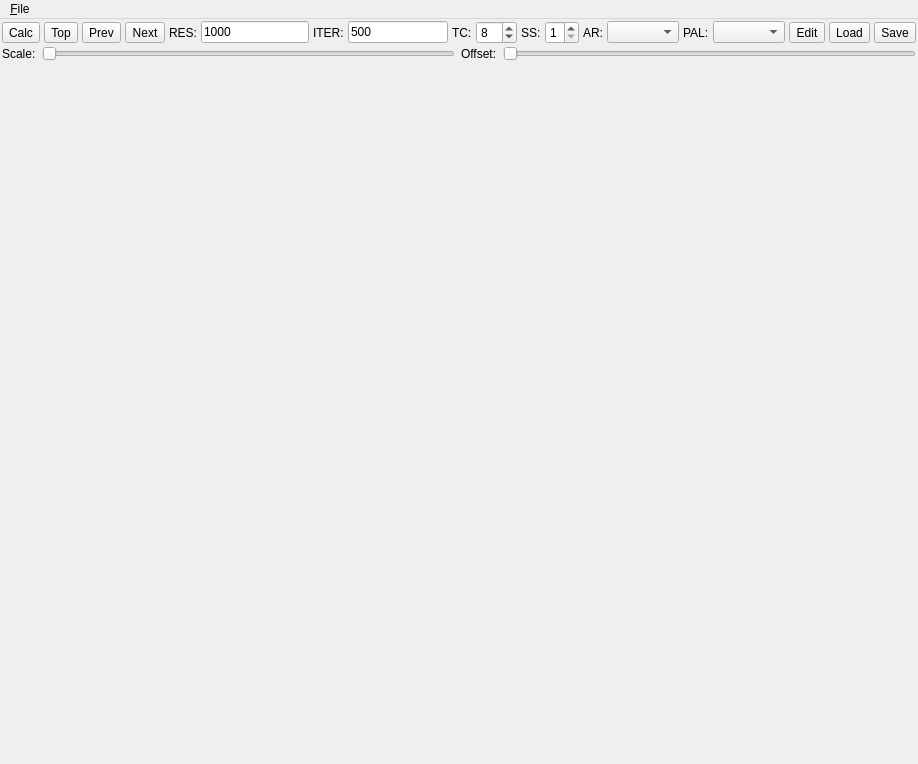
<?xml version="1.0" encoding="UTF-8"?>
<ui version="4.0">
 <class>MainWindow</class>
 <widget class="QMainWindow" name="MainWindow">
  <property name="geometry">
   <rect>
    <x>0</x>
    <y>0</y>
    <width>881</width>
    <height>764</height>
   </rect>
  </property>
  <property name="windowTitle">
   <string>MainWindow</string>
  </property>
  <widget class="QWidget" name="centralwidget">
   <layout class="QVBoxLayout" name="verticalLayout">
    <property name="spacing">
     <number>2</number>
    </property>
    <property name="leftMargin">
     <number>2</number>
    </property>
    <property name="topMargin">
     <number>2</number>
    </property>
    <property name="rightMargin">
     <number>2</number>
    </property>
    <property name="bottomMargin">
     <number>2</number>
    </property>
    <item>
     <widget class="QFrame" name="frameToolbar">
      <property name="sizePolicy">
       <sizepolicy hsizetype="Preferred" vsizetype="Minimum">
        <horstretch>0</horstretch>
        <verstretch>0</verstretch>
       </sizepolicy>
      </property>
      <property name="frameShape">
       <enum>QFrame::Shape::NoFrame</enum>
      </property>
      <property name="frameShadow">
       <enum>QFrame::Shadow::Plain</enum>
      </property>
      <property name="lineWidth">
       <number>0</number>
      </property>
      <layout class="QHBoxLayout" name="horizontalLayout_2">
       <property name="spacing">
        <number>4</number>
       </property>
       <property name="leftMargin">
        <number>0</number>
       </property>
       <property name="topMargin">
        <number>0</number>
       </property>
       <property name="rightMargin">
        <number>0</number>
       </property>
       <property name="bottomMargin">
        <number>0</number>
       </property>
       <item>
        <widget class="QToolButton" name="buttonCalc">
         <property name="toolTip">
          <string>Recalculate current position</string>
         </property>
         <property name="text">
          <string>Calc</string>
         </property>
        </widget>
       </item>
       <item>
        <widget class="QToolButton" name="buttonTop">
         <property name="toolTip">
          <string>Go to top-level position</string>
         </property>
         <property name="text">
          <string>Top</string>
         </property>
         <property name="icon">
          <iconset theme="QIcon::ThemeIcon::GoHome"/>
         </property>
        </widget>
       </item>
       <item>
        <widget class="QToolButton" name="buttonPrev">
         <property name="toolTip">
          <string>Go to previous position</string>
         </property>
         <property name="text">
          <string>Prev</string>
         </property>
         <property name="icon">
          <iconset theme="QIcon::ThemeIcon::GoPrevious"/>
         </property>
        </widget>
       </item>
       <item>
        <widget class="QToolButton" name="buttonNext">
         <property name="toolTip">
          <string>Go to next position</string>
         </property>
         <property name="text">
          <string>Next</string>
         </property>
         <property name="icon">
          <iconset theme="QIcon::ThemeIcon::GoNext"/>
         </property>
        </widget>
       </item>
       <item>
        <widget class="QLabel" name="label_3">
         <property name="text">
          <string>RES:</string>
         </property>
        </widget>
       </item>
       <item>
        <widget class="QLineEdit" name="lineEditResolution">
         <property name="sizePolicy">
          <sizepolicy hsizetype="Fixed" vsizetype="Fixed">
           <horstretch>0</horstretch>
           <verstretch>0</verstretch>
          </sizepolicy>
         </property>
         <property name="maximumSize">
          <size>
           <width>16777215</width>
           <height>16777215</height>
          </size>
         </property>
         <property name="baseSize">
          <size>
           <width>0</width>
           <height>0</height>
          </size>
         </property>
         <property name="toolTip">
          <string>Primary axis resolution (pixels)</string>
         </property>
         <property name="text">
          <string>1000</string>
         </property>
        </widget>
       </item>
       <item>
        <widget class="QLabel" name="label_4">
         <property name="text">
          <string>ITER:</string>
         </property>
        </widget>
       </item>
       <item>
        <widget class="QLineEdit" name="lineEditIterMax">
         <property name="sizePolicy">
          <sizepolicy hsizetype="Fixed" vsizetype="Fixed">
           <horstretch>0</horstretch>
           <verstretch>0</verstretch>
          </sizepolicy>
         </property>
         <property name="maximumSize">
          <size>
           <width>100</width>
           <height>16777215</height>
          </size>
         </property>
         <property name="toolTip">
          <string>Maximum iterations</string>
         </property>
         <property name="text">
          <string>500</string>
         </property>
        </widget>
       </item>
       <item>
        <widget class="QLabel" name="label">
         <property name="text">
          <string>TC:</string>
         </property>
        </widget>
       </item>
       <item>
        <widget class="QSpinBox" name="spinBoxThreadCount">
         <property name="maximumSize">
          <size>
           <width>16777215</width>
           <height>16777214</height>
          </size>
         </property>
         <property name="toolTip">
          <string>Compute thread count</string>
         </property>
         <property name="minimum">
          <number>1</number>
         </property>
         <property name="maximum">
          <number>24</number>
         </property>
         <property name="value">
          <number>8</number>
         </property>
        </widget>
       </item>
       <item>
        <widget class="QLabel" name="label_2">
         <property name="text">
          <string>SS:</string>
         </property>
        </widget>
       </item>
       <item>
        <widget class="QSpinBox" name="spinBoxSuperSample">
         <property name="toolTip">
          <string>Super sampling factor</string>
         </property>
         <property name="minimum">
          <number>1</number>
         </property>
         <property name="maximum">
          <number>8</number>
         </property>
        </widget>
       </item>
       <item>
        <widget class="QLabel" name="label_7">
         <property name="text">
          <string>AR:</string>
         </property>
        </widget>
       </item>
       <item>
        <widget class="QComboBox" name="comboBoxAspect">
         <property name="toolTip">
          <string>Select zoom aspect ratio</string>
         </property>
        </widget>
       </item>
       <item>
        <widget class="QLabel" name="label_8">
         <property name="text">
          <string>PAL:</string>
         </property>
        </widget>
       </item>
       <item>
        <widget class="QComboBox" name="comboBoxPalette">
         <property name="toolTip">
          <string>Select color palette</string>
         </property>
        </widget>
       </item>
       <item>
        <widget class="QToolButton" name="buttonPaletteEdit">
         <property name="toolTip">
          <string>Edit current palette</string>
         </property>
         <property name="text">
          <string>Edit</string>
         </property>
         <property name="icon">
          <iconset theme="QIcon::ThemeIcon::DocumentProperties"/>
         </property>
        </widget>
       </item>
       <item>
        <spacer name="horizontalSpacer">
         <property name="orientation">
          <enum>Qt::Orientation::Horizontal</enum>
         </property>
         <property name="sizeHint" stdset="0">
          <size>
           <width>40</width>
           <height>20</height>
          </size>
         </property>
        </spacer>
       </item>
       <item>
        <widget class="QToolButton" name="buttonLoad">
         <property name="toolTip">
          <string>Load image from file</string>
         </property>
         <property name="text">
          <string>Load</string>
         </property>
         <property name="icon">
          <iconset theme="QIcon::ThemeIcon::DocumentOpen"/>
         </property>
        </widget>
       </item>
       <item>
        <widget class="QToolButton" name="buttonSave">
         <property name="toolTip">
          <string>Save current image to file</string>
         </property>
         <property name="text">
          <string>Save</string>
         </property>
         <property name="icon">
          <iconset theme="QIcon::ThemeIcon::DocumentSave"/>
         </property>
        </widget>
       </item>
      </layout>
     </widget>
    </item>
    <item>
     <widget class="QFrame" name="frame_2">
      <property name="frameShape">
       <enum>QFrame::Shape::NoFrame</enum>
      </property>
      <property name="frameShadow">
       <enum>QFrame::Shadow::Raised</enum>
      </property>
      <layout class="QHBoxLayout" name="horizontalLayout">
       <property name="leftMargin">
        <number>0</number>
       </property>
       <property name="topMargin">
        <number>0</number>
       </property>
       <property name="rightMargin">
        <number>0</number>
       </property>
       <property name="bottomMargin">
        <number>0</number>
       </property>
       <item>
        <widget class="QLabel" name="label_6">
         <property name="text">
          <string>Scale:</string>
         </property>
        </widget>
       </item>
       <item>
        <widget class="QSlider" name="sliderPalScale">
         <property name="minimum">
          <number>1</number>
         </property>
         <property name="maximum">
          <number>20</number>
         </property>
         <property name="orientation">
          <enum>Qt::Orientation::Horizontal</enum>
         </property>
        </widget>
       </item>
       <item>
        <widget class="QLabel" name="label_5">
         <property name="sizePolicy">
          <sizepolicy hsizetype="Fixed" vsizetype="Preferred">
           <horstretch>0</horstretch>
           <verstretch>0</verstretch>
          </sizepolicy>
         </property>
         <property name="text">
          <string>Offset:</string>
         </property>
        </widget>
       </item>
       <item>
        <widget class="QSlider" name="sliderPalOffset">
         <property name="orientation">
          <enum>Qt::Orientation::Horizontal</enum>
         </property>
        </widget>
       </item>
      </layout>
     </widget>
    </item>
    <item>
     <widget class="QFrame" name="frameViewer">
      <property name="sizePolicy">
       <sizepolicy hsizetype="Expanding" vsizetype="Expanding">
        <horstretch>0</horstretch>
        <verstretch>0</verstretch>
       </sizepolicy>
      </property>
      <property name="frameShape">
       <enum>QFrame::Shape::NoFrame</enum>
      </property>
      <property name="frameShadow">
       <enum>QFrame::Shadow::Raised</enum>
      </property>
     </widget>
    </item>
   </layout>
  </widget>
  <widget class="QMenuBar" name="menubar">
   <property name="geometry">
    <rect>
     <x>0</x>
     <y>0</y>
     <width>881</width>
     <height>21</height>
    </rect>
   </property>
   <widget class="QMenu" name="menu_File">
    <property name="title">
     <string>&amp;File</string>
    </property>
    <addaction name="separator"/>
    <addaction name="actionExportImage"/>
    <addaction name="separator"/>
    <addaction name="actionExit"/>
   </widget>
   <addaction name="menu_File"/>
  </widget>
  <action name="actionExit">
   <property name="text">
    <string>E&amp;xit</string>
   </property>
   <property name="toolTip">
    <string>Exit Mandelbrot application</string>
   </property>
   <property name="shortcut">
    <string>Ctrl+X</string>
   </property>
  </action>
  <action name="actionExportImage">
   <property name="text">
    <string>Export &amp;Image</string>
   </property>
   <property name="shortcut">
    <string>Ctrl+I</string>
   </property>
  </action>
 </widget>
 <resources/>
 <connections>
  <connection>
   <sender>buttonCalc</sender>
   <signal>clicked()</signal>
   <receiver>MainWindow</receiver>
   <slot>calculate()</slot>
   <hints>
    <hint type="sourcelabel">
     <x>37</x>
     <y>51</y>
    </hint>
    <hint type="destinationlabel">
     <x>399</x>
     <y>279</y>
    </hint>
   </hints>
  </connection>
  <connection>
   <sender>comboBoxPalette</sender>
   <signal>currentTextChanged(QString)</signal>
   <receiver>MainWindow</receiver>
   <slot>paletteSelect(QString)</slot>
   <hints>
    <hint type="sourcelabel">
     <x>476</x>
     <y>34</y>
    </hint>
    <hint type="destinationlabel">
     <x>399</x>
     <y>279</y>
    </hint>
   </hints>
  </connection>
  <connection>
   <sender>sliderPalOffset</sender>
   <signal>valueChanged(int)</signal>
   <receiver>MainWindow</receiver>
   <slot>paletteOffsetSliderChanged(int)</slot>
   <hints>
    <hint type="sourcelabel">
     <x>399</x>
     <y>57</y>
    </hint>
    <hint type="destinationlabel">
     <x>399</x>
     <y>279</y>
    </hint>
   </hints>
  </connection>
  <connection>
   <sender>sliderPalScale</sender>
   <signal>valueChanged(int)</signal>
   <receiver>MainWindow</receiver>
   <slot>paletteScaleSliderChanged(int)</slot>
   <hints>
    <hint type="sourcelabel">
     <x>399</x>
     <y>74</y>
    </hint>
    <hint type="destinationlabel">
     <x>399</x>
     <y>279</y>
    </hint>
   </hints>
  </connection>
  <connection>
   <sender>buttonSave</sender>
   <signal>clicked()</signal>
   <receiver>MainWindow</receiver>
   <slot>saveImage()</slot>
   <hints>
    <hint type="sourcelabel">
     <x>613</x>
     <y>35</y>
    </hint>
    <hint type="destinationlabel">
     <x>399</x>
     <y>279</y>
    </hint>
   </hints>
  </connection>
  <connection>
   <sender>buttonTop</sender>
   <signal>clicked()</signal>
   <receiver>MainWindow</receiver>
   <slot>zoomTop()</slot>
   <hints>
    <hint type="sourcelabel">
     <x>66</x>
     <y>42</y>
    </hint>
    <hint type="destinationlabel">
     <x>399</x>
     <y>279</y>
    </hint>
   </hints>
  </connection>
  <connection>
   <sender>buttonPrev</sender>
   <signal>clicked()</signal>
   <receiver>MainWindow</receiver>
   <slot>prev()</slot>
   <hints>
    <hint type="sourcelabel">
     <x>105</x>
     <y>42</y>
    </hint>
    <hint type="destinationlabel">
     <x>399</x>
     <y>279</y>
    </hint>
   </hints>
  </connection>
  <connection>
   <sender>buttonNext</sender>
   <signal>clicked()</signal>
   <receiver>MainWindow</receiver>
   <slot>next()</slot>
   <hints>
    <hint type="sourcelabel">
     <x>147</x>
     <y>42</y>
    </hint>
    <hint type="destinationlabel">
     <x>399</x>
     <y>279</y>
    </hint>
   </hints>
  </connection>
  <connection>
   <sender>comboBoxAspect</sender>
   <signal>currentIndexChanged(int)</signal>
   <receiver>MainWindow</receiver>
   <slot>aspectChange(int)</slot>
   <hints>
    <hint type="sourcelabel">
     <x>589</x>
     <y>34</y>
    </hint>
    <hint type="destinationlabel">
     <x>439</x>
     <y>381</y>
    </hint>
   </hints>
  </connection>
  <connection>
   <sender>buttonPaletteEdit</sender>
   <signal>clicked()</signal>
   <receiver>MainWindow</receiver>
   <slot>paletteEdit()</slot>
   <hints>
    <hint type="sourcelabel">
     <x>720</x>
     <y>35</y>
    </hint>
    <hint type="destinationlabel">
     <x>439</x>
     <y>381</y>
    </hint>
   </hints>
  </connection>
  <connection>
   <sender>buttonLoad</sender>
   <signal>clicked()</signal>
   <receiver>MainWindow</receiver>
   <slot>loadImage()</slot>
   <hints>
    <hint type="sourcelabel">
     <x>838</x>
     <y>35</y>
    </hint>
    <hint type="destinationlabel">
     <x>440</x>
     <y>381</y>
    </hint>
   </hints>
  </connection>
 </connections>
 <slots>
  <slot>calculate()</slot>
  <slot>paletteOffsetSliderChanged(int)</slot>
  <slot>paletteScaleSliderChanged(int)</slot>
  <slot>saveImage()</slot>
  <slot>zoomTop()</slot>
  <slot>prev()</slot>
  <slot>next()</slot>
  <slot>aspectChange(int)</slot>
  <slot>paletteSelect(QString)</slot>
  <slot>paletteEdit()</slot>
  <slot>loadImage()</slot>
 </slots>
</ui>
